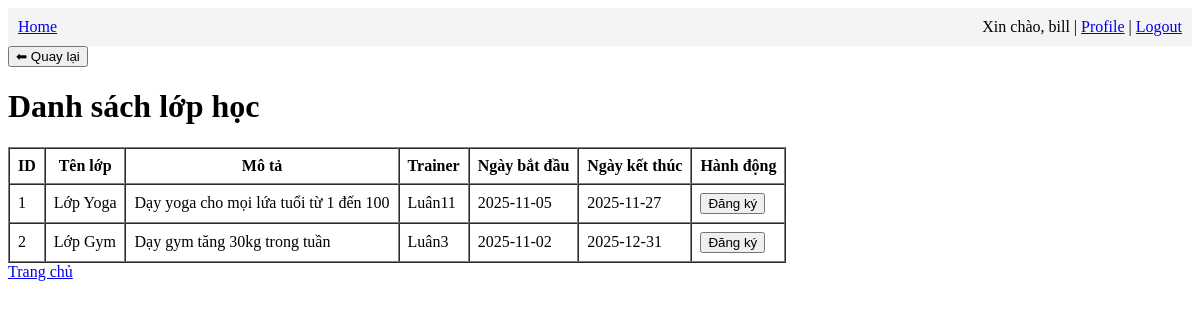
The app's page /user/regist_class (signed in), older data.
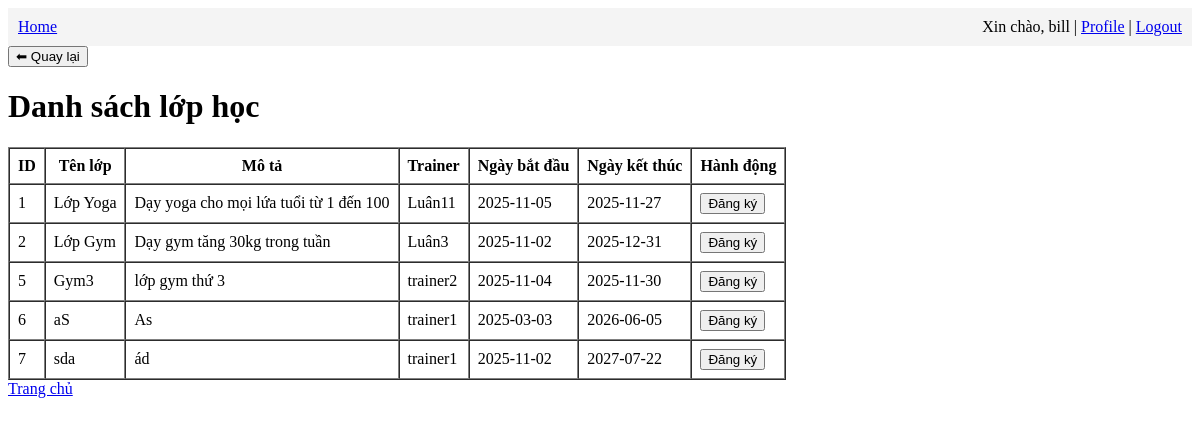
The same page, newer data.
### app/models.py (models this page shows)
class Class(db.Model):
    id = db.Column(db.Integer, primary_key=True)
    name = db.Column(db.String(128), nullable=False)
    description = db.Column(db.Text)
    trainer_name = db.Column(db.String(128))
    start_date = db.Column(db.Date)
    end_date = db.Column(db.Date)
    schedule = db.Column(db.Text)

### app/user/routes.py (the view)
@bp.route('/regist_class')
@login_required
def regist_class():
    classes = Class.query.all()
    return render_template('user/regist_class.html', classes=classes)

### app/models.py (called while the page is built)
@login.user_loader
def load_user(id):
    return db.session.get(User, int(id))

### app/user/templates/user/regist_class.html (shortened to what this page needs)
{% extends "base.html" %}
{% block content %}
<h1>Danh sách lớp học</h1>
<table border="1" cellpadding="8" cellspacing="0">
    <tr>
        <th>ID</th>
        <th>Tên lớp</th>
        <th>Mô tả</th>
        <th>Trainer</th>
        <th>Ngày bắt đầu</th>
        <th>Ngày kết thúc</th>
        <th>Hành động</th>
    </tr>
    {% for c in classes %}
    <tr>
        <td>{{ c.id }}</td>
        <td>{{ c.name }}</td>
        <td>{{ c.description }}</td>
        <td>{{ c.trainer_name}}</td>
        <td>{{ c.start_date }}</td>
        <td>{{ c.end_date }}</td>
        <td>
            <a href="{{ url_for('user.register_class', class_id=c.id) }}">
                <button>Đăng ký</button>
            </a>
        </td>
    </tr>
    {% endfor %}
</table>
<a href="{{ url_for('user.dashboard') }}">Trang chủ</a>
{% endblock %}

Row changes from the older to the newer data that the page shows:
added Class: id "5", name "Gym3", description "lớp gym thứ 3", trainer_name "trainer2", start_date "2025-11-04", end_date "2025-11-30"
added Class: id "6", name "aS", description "As", trainer_name "trainer1", start_date "2025-03-03", end_date "2026-06-05"
added Class: id "7", name "sda", description "ád", trainer_name "trainer1", start_date "2025-11-02", end_date "2027-07-22"
